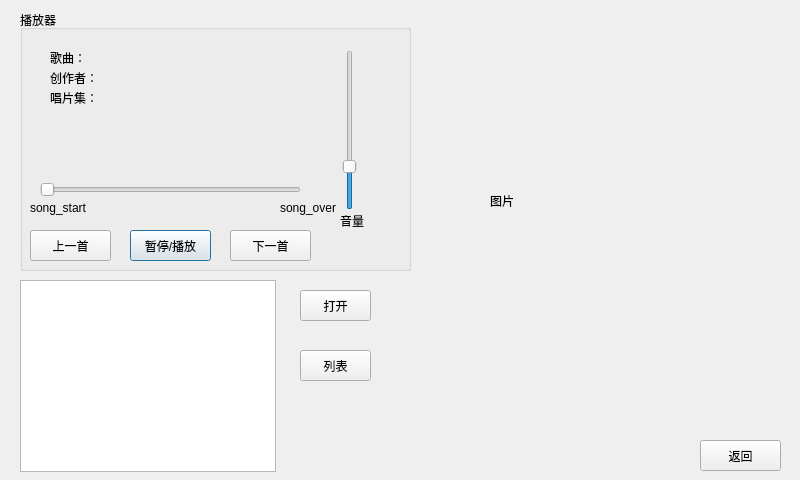
<?xml version="1.0" encoding="UTF-8"?>
<ui version="4.0">
 <class>music_player</class>
 <widget class="QDialog" name="music_player">
  <property name="windowModality">
   <enum>Qt::NonModal</enum>
  </property>
  <property name="geometry">
   <rect>
    <x>0</x>
    <y>0</y>
    <width>800</width>
    <height>480</height>
   </rect>
  </property>
  <property name="windowTitle">
   <string>Dialog</string>
  </property>
  <widget class="QGroupBox" name="groupBox">
   <property name="geometry">
    <rect>
     <x>20</x>
     <y>10</y>
     <width>391</width>
     <height>261</height>
    </rect>
   </property>
   <property name="title">
    <string>播放器</string>
   </property>
   <widget class="QPushButton" name="pushButton_stop_cont">
    <property name="geometry">
     <rect>
      <x>110</x>
      <y>220</y>
      <width>81</width>
      <height>31</height>
     </rect>
    </property>
    <property name="text">
     <string>暂停/播放</string>
    </property>
   </widget>
   <widget class="QPushButton" name="pushButton_next">
    <property name="geometry">
     <rect>
      <x>210</x>
      <y>220</y>
      <width>81</width>
      <height>31</height>
     </rect>
    </property>
    <property name="text">
     <string>下一首</string>
    </property>
   </widget>
   <widget class="QPushButton" name="pushButton_prev">
    <property name="geometry">
     <rect>
      <x>10</x>
      <y>220</y>
      <width>81</width>
      <height>31</height>
     </rect>
    </property>
    <property name="text">
     <string>上一首</string>
    </property>
   </widget>
   <widget class="QLabel" name="label">
    <property name="geometry">
     <rect>
      <x>320</x>
      <y>200</y>
      <width>51</width>
      <height>21</height>
     </rect>
    </property>
    <property name="text">
     <string>音量</string>
    </property>
   </widget>
   <widget class="QSlider" name="verticalSlider">
    <property name="geometry">
     <rect>
      <x>320</x>
      <y>40</y>
      <width>19</width>
      <height>160</height>
     </rect>
    </property>
    <property name="maximum">
     <number>199</number>
    </property>
    <property name="singleStep">
     <number>2</number>
    </property>
    <property name="sliderPosition">
     <number>50</number>
    </property>
    <property name="orientation">
     <enum>Qt::Vertical</enum>
    </property>
   </widget>
   <widget class="QLabel" name="label_title">
    <property name="geometry">
     <rect>
      <x>30</x>
      <y>40</y>
      <width>36</width>
      <height>16</height>
     </rect>
    </property>
    <property name="text">
     <string>歌曲：</string>
    </property>
   </widget>
   <widget class="QLabel" name="label_AlbumTitle">
    <property name="geometry">
     <rect>
      <x>30</x>
      <y>80</y>
      <width>48</width>
      <height>16</height>
     </rect>
    </property>
    <property name="text">
     <string>唱片集：</string>
    </property>
   </widget>
   <widget class="QSlider" name="horizontalSlider">
    <property name="geometry">
     <rect>
      <x>20</x>
      <y>170</y>
      <width>261</width>
      <height>19</height>
     </rect>
    </property>
    <property name="singleStep">
     <number>1</number>
    </property>
    <property name="orientation">
     <enum>Qt::Horizontal</enum>
    </property>
   </widget>
   <widget class="QLabel" name="label_author">
    <property name="geometry">
     <rect>
      <x>30</x>
      <y>60</y>
      <width>48</width>
      <height>16</height>
     </rect>
    </property>
    <property name="text">
     <string>创作者：</string>
    </property>
   </widget>
   <widget class="QLabel" name="label_song_start">
    <property name="geometry">
     <rect>
      <x>10</x>
      <y>190</y>
      <width>71</width>
      <height>16</height>
     </rect>
    </property>
    <property name="text">
     <string>song_start</string>
    </property>
   </widget>
   <widget class="QLabel" name="label_song_over">
    <property name="geometry">
     <rect>
      <x>260</x>
      <y>190</y>
      <width>61</width>
      <height>16</height>
     </rect>
    </property>
    <property name="text">
     <string>song_over</string>
    </property>
   </widget>
   <widget class="QLabel" name="label_TITLE">
    <property name="geometry">
     <rect>
      <x>71</x>
      <y>40</y>
      <width>81</width>
      <height>16</height>
     </rect>
    </property>
    <property name="text">
     <string/>
    </property>
   </widget>
   <widget class="QLabel" name="label_AUTHOR">
    <property name="enabled">
     <bool>true</bool>
    </property>
    <property name="geometry">
     <rect>
      <x>83</x>
      <y>60</y>
      <width>25</width>
      <height>12</height>
     </rect>
    </property>
    <property name="minimumSize">
     <size>
      <width>25</width>
      <height>12</height>
     </size>
    </property>
    <property name="maximumSize">
     <size>
      <width>100</width>
      <height>12</height>
     </size>
    </property>
    <property name="autoFillBackground">
     <bool>false</bool>
    </property>
    <property name="text">
     <string/>
    </property>
    <property name="scaledContents">
     <bool>true</bool>
    </property>
   </widget>
   <widget class="QLabel" name="label_ALBUMTITLE">
    <property name="geometry">
     <rect>
      <x>83</x>
      <y>80</y>
      <width>101</width>
      <height>16</height>
     </rect>
    </property>
    <property name="text">
     <string/>
    </property>
    <property name="scaledContents">
     <bool>true</bool>
    </property>
   </widget>
  </widget>
  <widget class="QLabel" name="label_image">
   <property name="geometry">
    <rect>
     <x>490</x>
     <y>20</y>
     <width>211</width>
     <height>361</height>
    </rect>
   </property>
   <property name="text">
    <string>图片</string>
   </property>
  </widget>
  <widget class="QPushButton" name="pushButton_back">
   <property name="geometry">
    <rect>
     <x>700</x>
     <y>440</y>
     <width>81</width>
     <height>31</height>
    </rect>
   </property>
   <property name="text">
    <string>返回</string>
   </property>
  </widget>
  <widget class="QListWidget" name="listWidget">
   <property name="geometry">
    <rect>
     <x>20</x>
     <y>280</y>
     <width>256</width>
     <height>192</height>
    </rect>
   </property>
  </widget>
  <widget class="QPushButton" name="pushButton_open">
   <property name="geometry">
    <rect>
     <x>300</x>
     <y>290</y>
     <width>71</width>
     <height>31</height>
    </rect>
   </property>
   <property name="text">
    <string>打开</string>
   </property>
  </widget>
  <widget class="QPushButton" name="pushButton_list">
   <property name="geometry">
    <rect>
     <x>300</x>
     <y>350</y>
     <width>71</width>
     <height>31</height>
    </rect>
   </property>
   <property name="text">
    <string>列表</string>
   </property>
  </widget>
  <widget class="QListWidget" name="listWidget_showlist">
   <property name="geometry">
    <rect>
     <x>20</x>
     <y>280</y>
     <width>256</width>
     <height>192</height>
    </rect>
   </property>
  </widget>
 </widget>
 <resources/>
 <connections/>
</ui>
